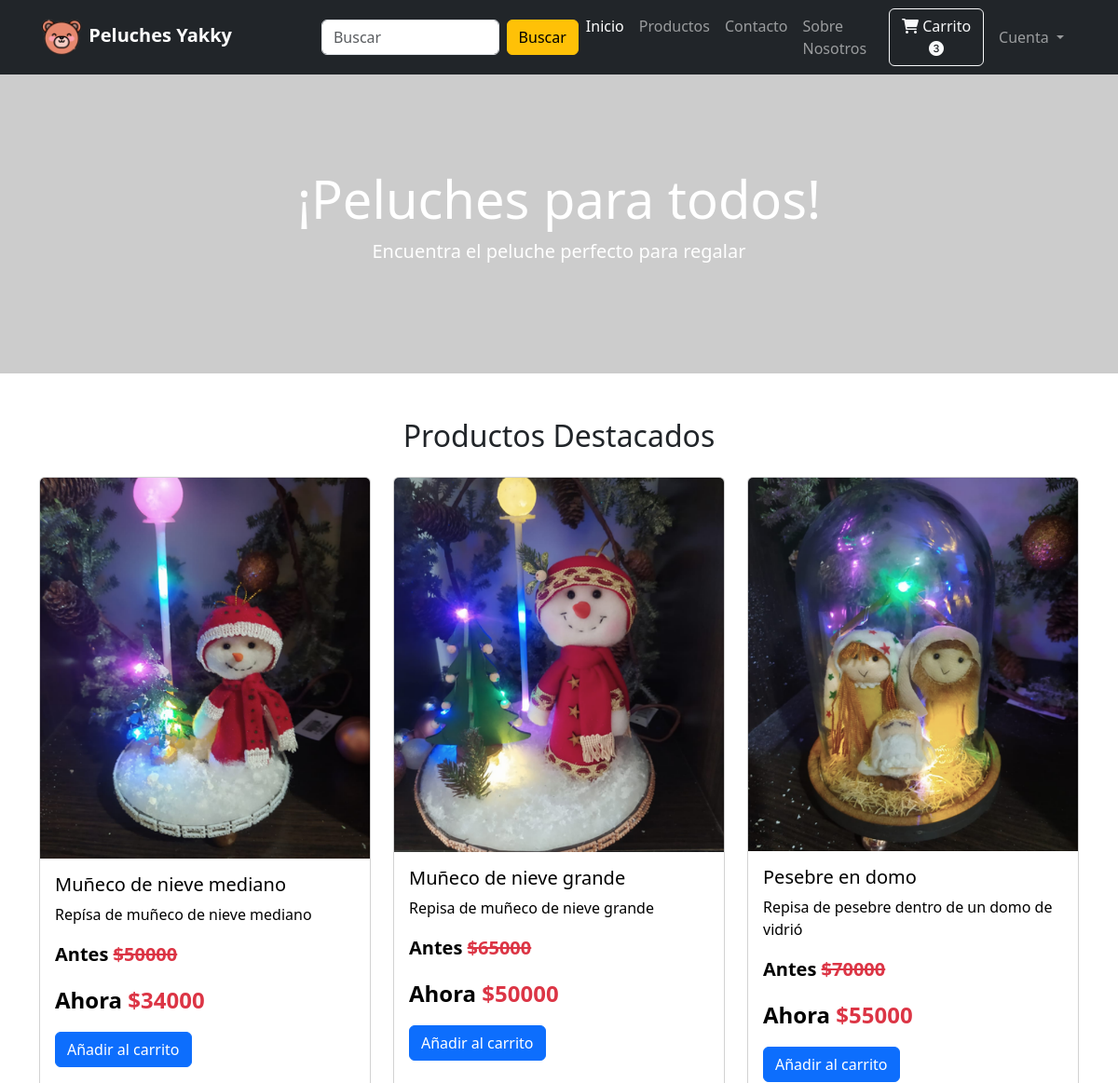
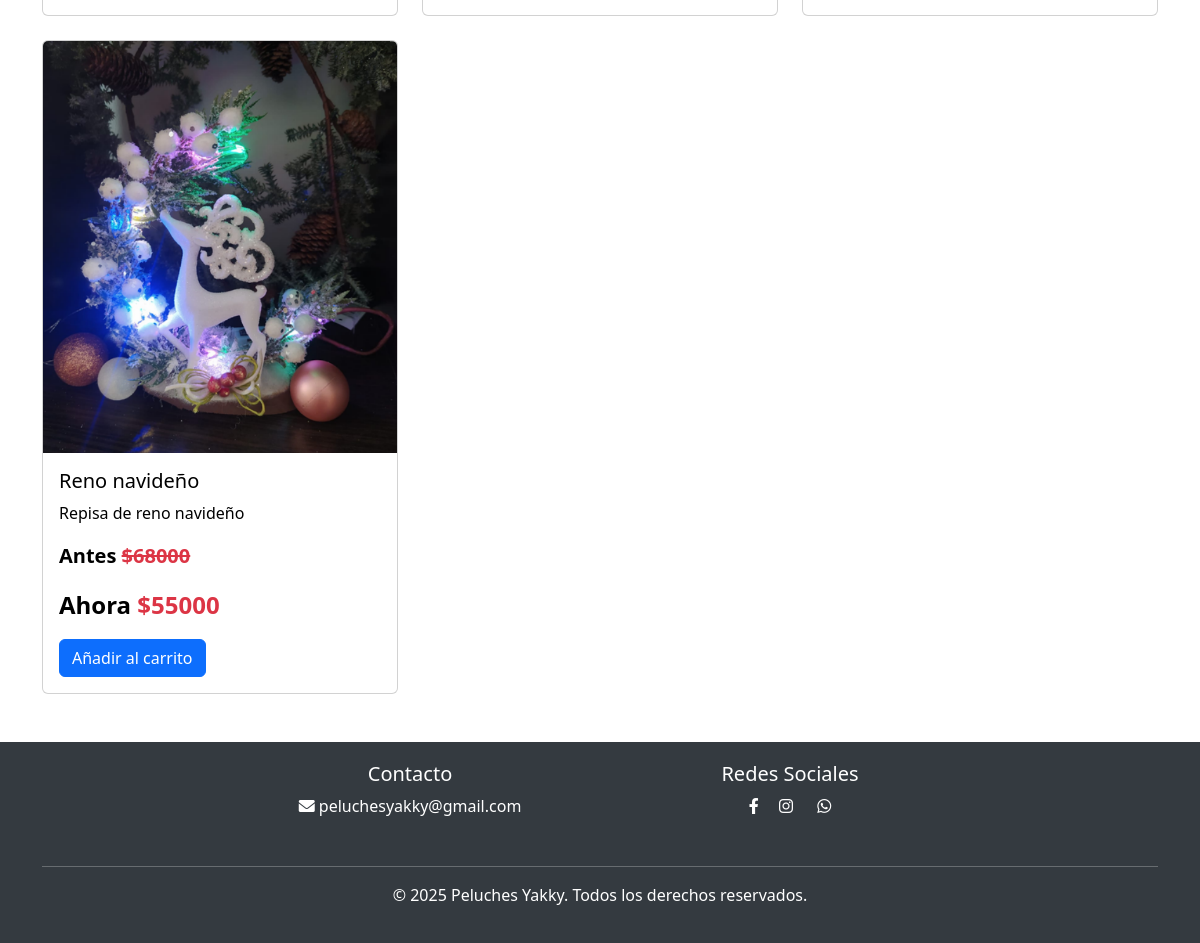
The page / (signed in) on the database its author committed (2 pictures, top to bottom).
### website/models/producto_model.py (models this page shows, shortened)
class Product(db.Model):
    id = db.Column(db.Integer, primary_key=True)
    product_name = db.Column(db.String(100), nullable=False)
    current_price = db.Column(db.Integer, nullable=False)
    precio_costo = db.Column(db.Integer, nullable=False)  # tarea
    previous_price = db.Column(db.Integer, nullable=False)
    in_stock = db.Column(db.Integer, nullable=False)
    product_picture = db.Column(db.String(1000), nullable=False)
    flash_sale = db.Column(db.Boolean, default=False)
    date_added = db.Column(db.DateTime, default=datetime.utcnow)
    descripcion = db.Column(db.String(1000), nullable=False)
    is_deleted = db.Column(db.Boolean, default=False)
    carts = db.relationship(
        "Cart", backref=db.backref("product", lazy=True), cascade="all, delete-orphan"
    )
    orders = db.relationship(
        "Order", backref=db.backref("product", lazy=True), cascade="all, delete-orphan"
    )

### website/views.py (the view)
@views.route("/")
def home():
    items_sale = Product.query.filter_by(flash_sale=True)
    return render_template(
        "home.html",
        items=items_sale,
        cart=(
            Cart.query.filter_by(customer_link=current_user.id).all()
            if current_user.is_authenticated
            else []
        ),
    )

### website/models/customer_model.py (called while the page is built)
    @property
    def is_authenticated(self):
        return True  # Para usuarios reales siempre True

### website/templates/home.html (shortened to what this page needs)
{% extends 'index.html' %}
{% block body %}
<section class="hero-section bg-primary mb-5">
    <div class="container">
        <h1 class="display-4">¡Peluches para todos!</h1>
        <p class="lead">Encuentra el peluche perfecto para regalar</p>
    </div>
</section>
<section class="container mb-5">
    <h2 class="text-center mb-4">Productos Destacados</h2>
    <div class="row g-4">
        {% for item in items %}
        {% if item.in_stock > 0 %}
        <div class="col-md-4">
            <div class="card product-card h-100">
                <a href="/producto/{{item.id}}" class="text-decoration-none text-black">
                    <img src="{{ item.product_picture }}" class="card-img-top" alt="Peluche Unicornio">
                    <div class="card-body">
                        <h5 class="card-title">{{ item.product_name }}</h5>
                        <p class="card-text">{{ item.descripcion }}</p>
                        <p class="  fw-bold fs-5">Antes <s class="text-danger fs-5">${{ item.previous_price }}</s></p>
                        <p class=" fw-bold fs-4">Ahora <span class="text-danger fw-bold fs-4">${{
                                item.current_price}}</span></p>
                </a>
                <a href="/agregar-carrito/{{ item.id }}" class="btn btn-primary">Añadir al carrito</a>
            </div>
        </div>
    </div>
    {% endif %}
    {% endfor %}
</section>
{% endblock %}

### website/static/css/style.css (style rules this page uses)
.hero-section { background: url('https://via.placeholder.com/1920x600') no-repeat center center; background-size: cover; padding: 100px 0; color: white; text-align: center; }
.product-card { transition: transform 0.3s; }

### rows shown on the page
Product: product_picture (picture), product_name "Muñeco de nieve mediano", descripcion "Repísa de muñeco de nieve mediano", previous_price "50000", current_price "34000"
Product: product_picture (picture), product_name "Muñeco de nieve grande", descripcion "Repisa de muñeco de nieve grande", previous_price "65000", current_price "50000"
Product: product_picture (picture), product_name "Pesebre en domo", descripcion "Repisa de pesebre dentro de un domo de vidrió", previous_price "70000", current_price "55000"
Product: product_picture (picture), product_name "Reno navideño", descripcion "Repisa de reno navideño", previous_price "68000", current_price "55000"
